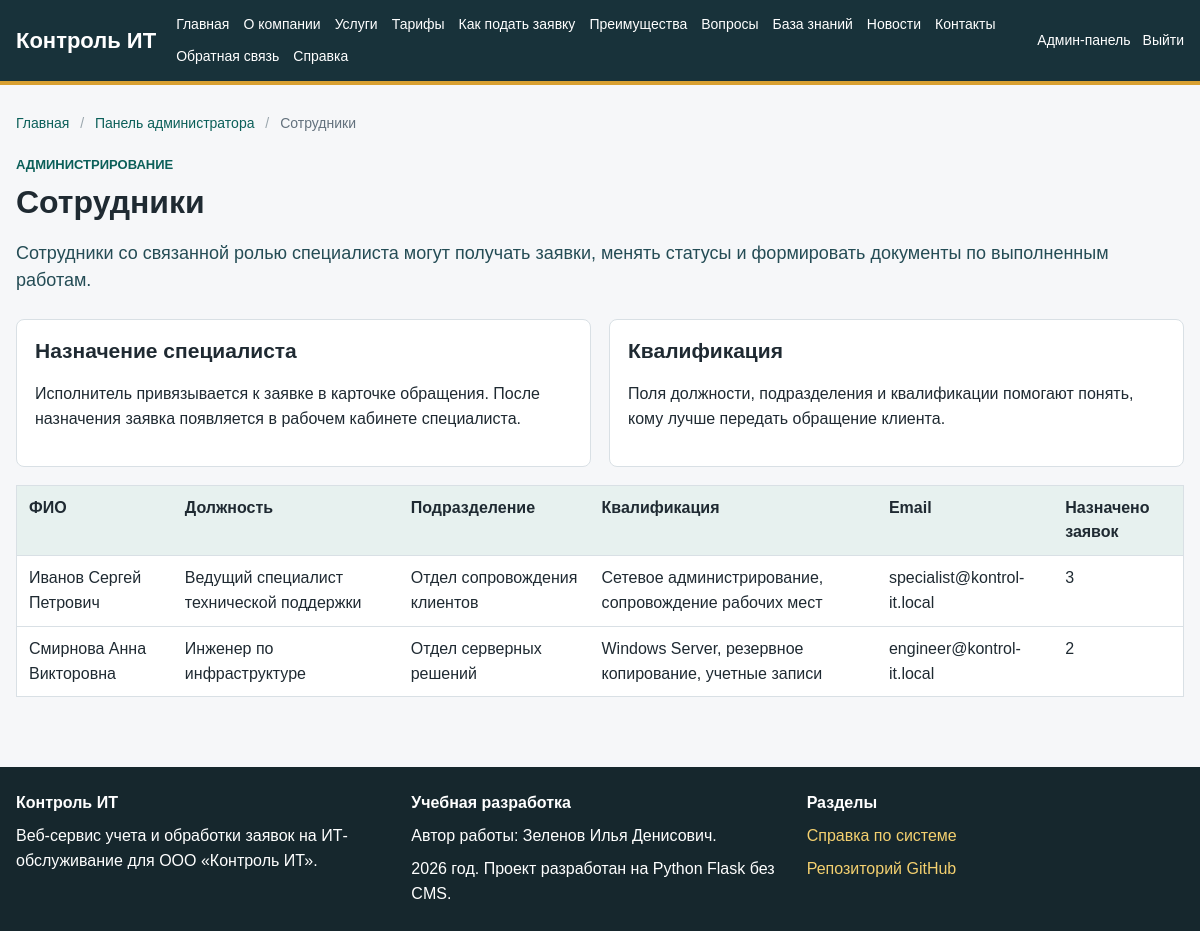
The page /admin/employees (signed in) on the database its author committed.
### app/models.py (models this page shows, shortened)
class Employee(db.Model):
    __tablename__ = "employees"
    id = db.Column(db.Integer, primary_key=True)
    position = db.Column(db.String(120), nullable=False)
    department = db.Column(db.String(120), nullable=False)
    qualification = db.Column(db.String(120))
    created_at = db.Column(db.DateTime, default=datetime.utcnow)
    user_id = db.Column(db.Integer, db.ForeignKey("users.id"), nullable=False)
    user = db.relationship("User", back_populates="employee")
    assigned_tickets = db.relationship("Ticket", back_populates="specialist")

class User(UserMixin, db.Model):
    __tablename__ = "users"
    id = db.Column(db.Integer, primary_key=True)
    username = db.Column(db.String(80), unique=True, nullable=False)
    password_hash = db.Column(db.String(255), nullable=False)
    email = db.Column(db.String(120), unique=True, nullable=False)
    full_name = db.Column(db.String(150), nullable=False)
    phone = db.Column(db.String(30))
    is_active_account = db.Column(db.Boolean, default=True)
    created_at = db.Column(db.DateTime, default=datetime.utcnow)
    role_id = db.Column(db.Integer, db.ForeignKey("roles.id"), nullable=False)
    role = db.relationship("Role", back_populates="users")
    client = db.relationship("Client", back_populates="user", uselist=False)
    employee = db.relationship("Employee", back_populates="user", uselist=False)
    comments = db.relationship("TicketComment", back_populates="author")
    @property
    def is_active(self):
        return self.is_active_account
    def has_role(self, *role_names):
        return self.role and self.role.name in role_names

### app/routes/admin.py (the view)
@admin_bp.route("/employees")
@login_required
@role_required("Администратор")
def employees():
    return render_template(
        "admin/employees.html",
        title="Сотрудники",
        employees=Employee.query.all(),
        breadcrumbs=admin_breadcrumbs({"label": "Сотрудники", "url": None}),
    )

### app/models.py (called while the page is built)
@login_manager.user_loader
def load_user(user_id):
    return User.query.get(int(user_id))

### app/routes/admin.py (called while the page is built)
def admin_breadcrumbs(*items):
    trail = [{"label": "Главная", "url": url_for("public.home")}]
    if items:
        trail.append({"label": "Панель администратора", "url": url_for("admin.dashboard")})
        trail.extend(items)
    else:
        trail.append({"label": "Панель администратора", "url": None})
    return trail

### app/templates/admin/employees.html (shortened to what this page needs)
{% extends "base.html" %}
{% block content %}
<section class="page-header">
    <p class="eyebrow">Администрирование</p>
    <h1>Сотрудники</h1>
    <p class="lead">
        Сотрудники со связанной ролью специалиста могут получать заявки, менять статусы
        и формировать документы по выполненным работам.
    </p>
</section>
<section class="cards">
    <article class="card">
        <h2>Назначение специалиста</h2>
        <p>
            Исполнитель привязывается к заявке в карточке обращения. После назначения
            заявка появляется в рабочем кабинете специалиста.
        </p>
    </article>
    <article class="card">
        <h2>Квалификация</h2>
        <p>
            Поля должности, подразделения и квалификации помогают понять, кому лучше
            передать обращение клиента.
        </p>
    </article>
</section>
<table>
    <thead>
    <tr>
        <th>ФИО</th>
        <th>Должность</th>
        <th>Подразделение</th>
        <th>Квалификация</th>
        <th>Email</th>
        <th>Назначено заявок</th>
    </tr>
    </thead>
    <tbody>
    {% for employee in employees %}
        <tr>
            <td>{{ employee.user.full_name }}</td>
            <td>{{ employee.position }}</td>
            <td>{{ employee.department }}</td>
            <td>{{ employee.qualification or 'Не указана' }}</td>
            <td>{{ employee.user.email }}</td>
            <td>{{ employee.assigned_tickets|length }}</td>
        </tr>
    {% else %}
        <tr>
            <td colspan="6">Сотрудники пока не добавлены.</td>
        </tr>
    {% endfor %}
    </tbody>
</table>
{% endblock %}

### app/static/css/style.css (style rules this page uses)
:root { --page: #f6f7f9; --surface: #ffffff; --surface-soft: #eef6f4; --ink: #1f2a32; --muted: #63717d; --line: #d9e0e5; --header: #18323a; --header-2: #244c55; --accent: #0f766e; --accent-strong: #0b5f59; --warning: #b7791f; --danger: #b42318; --success: #1f7a4d; --white: #ffffff; }
* { box-sizing: border-box; }
body { margin: 0; font-family: Arial, Helvetica, sans-serif; color: var(--ink); background: var(--page); line-height: 1.55; }
.page-header { margin-bottom: 24px; }
.page-header h1 { margin-bottom: 10px; }
h1 { margin-top: 0; font-size: 32px; line-height: 1.2; }
h2 { margin-top: 0; line-height: 1.25; }
.lead { font-size: 18px; color: var(--header-2); }
.eyebrow { margin: 0 0 8px; color: var(--accent-strong); font-size: 13px; font-weight: 700; text-transform: uppercase; }
.cards, .dashboard-grid, .section-grid { display: grid; grid-template-columns: repeat(auto-fit, minmax(240px, 1fr)); gap: 18px; margin: 18px 0; }
.card, .metric, .info-box, .form-card, .comment { background: var(--surface); border: 1px solid var(--line); border-radius: 8px; padding: 18px; }
.card h2 { font-size: 21px; }
table { width: 100%; border-collapse: collapse; background: var(--white); border: 1px solid var(--line); margin: 18px 0; }
th, td { padding: 10px 12px; border-bottom: 1px solid var(--line); text-align: left; vertical-align: top; }
th { background: #e7f1ef; }

### rows shown on the page
Employee: user.full_name "Иванов Сергей Петрович", position "Ведущий специалист технической поддержки", department "Отдел сопровождения клиентов", qualification "Сетевое администрирование, сопровождение рабочих мест", user.email "specialist@kontrol-it.local", assigned_tickets|length "3"
Employee: user.full_name "Смирнова Анна Викторовна", position "Инженер по инфраструктуре", department "Отдел серверных решений", qualification "Windows Server, резервное копирование, учетные записи", user.email "engineer@kontrol-it.local", assigned_tickets|length "2"

### other values the page prints
{{ crumb.label }} "Главная" "Панель администратора"
{{ crumb.label }} "Сотрудники"
